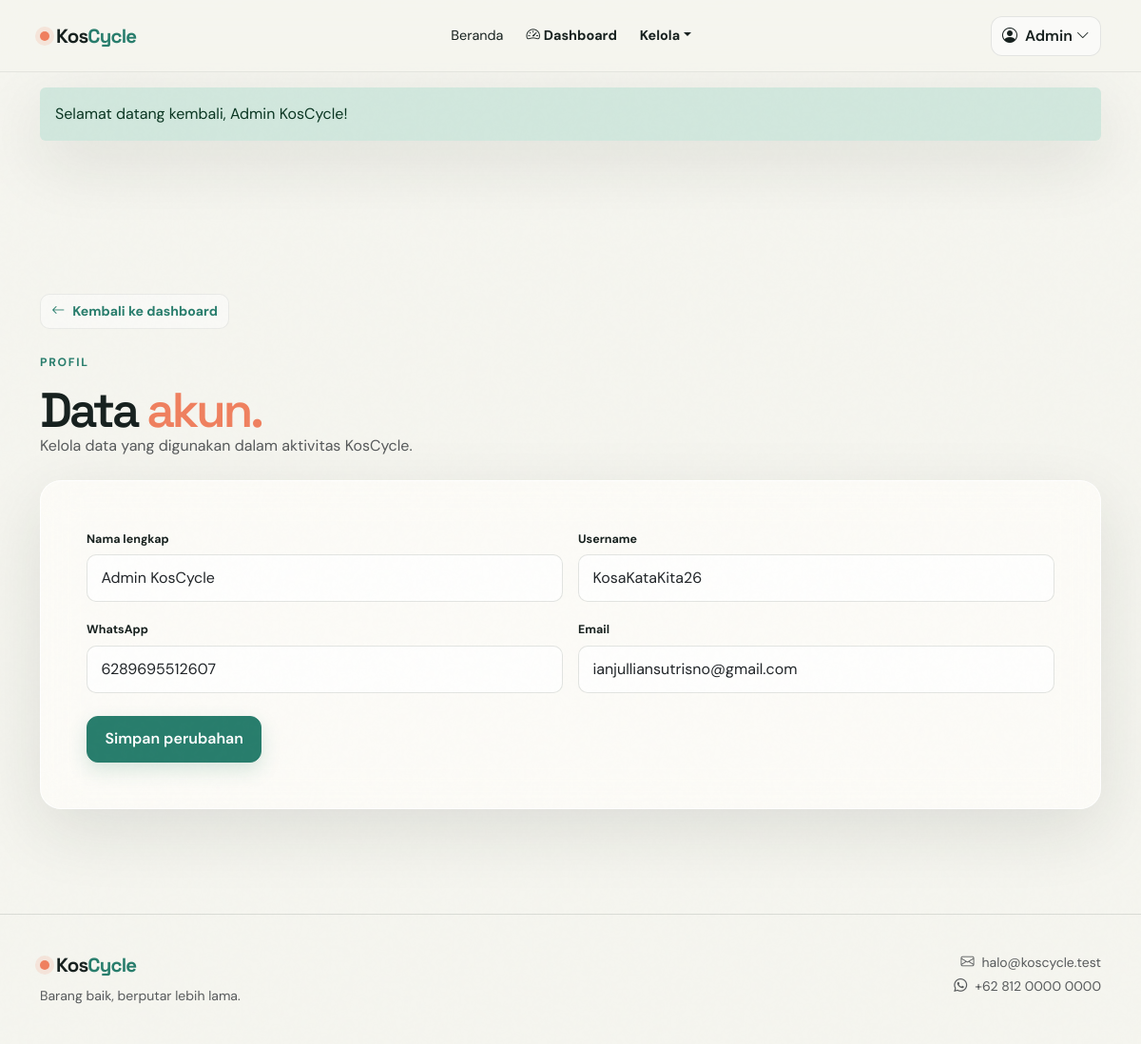
The page /pages/profile.php (signed in) on the database its author committed.
### tables this page shows
CREATE TABLE users (
  id BIGINT UNSIGNED AUTO_INCREMENT PRIMARY KEY,
  full_name VARCHAR(120) NOT NULL,
  username VARCHAR(30) NOT NULL UNIQUE,
  whatsapp VARCHAR(20) NOT NULL,
  email VARCHAR(190) NOT NULL UNIQUE,
  password_hash VARCHAR(255) NOT NULL,
  role ENUM('customer','seller','admin') NOT NULL DEFAULT 'customer',
  otp_code VARCHAR(10) NULL,
  otp_expiry DATETIME NULL,
  is_verified TINYINT(1) NOT NULL DEFAULT 0,
  status ENUM('active','inactive','suspended') NOT NULL DEFAULT 'active',
  created_at TIMESTAMP NOT NULL DEFAULT CURRENT_TIMESTAMP,
  updated_at TIMESTAMP NOT NULL DEFAULT CURRENT_TIMESTAMP ON UPDATE CURRENT_TIMESTAMP
);

### includes/functions.php (called while the page is built, shortened)
<?php
require_once __DIR__ . '/../config/database.php';
function e(?string $value): string
{
    return htmlspecialchars($value ?? '', ENT_QUOTES, 'UTF-8');
}
function page_url(string $page, array $params = []): string
{
    $query = array_merge(['page' => $page], $params);
    return APP_URL . '/?' . http_build_query($query);
}
function flash(string $key, ?string $message = null): ?string
{
    $value = $_SESSION['flash'][$key] ?? null;
    return is_string($value) ? $value : null;
}

### config/database.php (called while the page is built, shortened)
<?php
function db(): PDO
{
    static $pdo = null;
    if ($pdo === null) {
        $dsn = 'mysql:host=' . DB_HOST . ';dbname=' . DB_NAME . ';charset=utf8mb4';
        $pdo = new PDO($dsn, DB_USER, DB_PASS, [
            PDO::ATTR_ERRMODE => PDO::ERRMODE_EXCEPTION,
            PDO::ATTR_DEFAULT_FETCH_MODE => PDO::FETCH_ASSOC,
            PDO::ATTR_EMULATE_PREPARES => false,
        ]);
    }
    return $pdo;
}

### includes/auth.php (called while the page is built, shortened)
<?php
require_once __DIR__ . '/functions.php';
require_once __DIR__ . '/ui.php';
function current_user(): ?array
{
    static $loaded = false;
    static $user = null;
    if (!$loaded) {
        $loaded = true;
        $stmt = db()->prepare(
            'SELECT id, full_name, username, whatsapp, email, role, status, created_at
             FROM users WHERE id = ? AND status = "active" LIMIT 1'
        );
        $stmt->execute([(int) $_SESSION['user_id']]);
        $user = $stmt->fetch() ?: null;
    }
    return $user;
}
function require_auth(): void
{
    if (!current_user()) {
        flash('error', 'Silakan login terlebih dahulu untuk melanjutkan.');
        redirect(page_url('login'));
    }
}

### pages/profile.php (the view, shortened to what this page needs)
<?php
require_once __DIR__.'/../includes/authorization.php';require_auth();require_once __DIR__.'/../includes/Repositories/UserRepository.php';
$repo=new UserRepository();$user=current_user();$errors=[];
$pageTitle='Profil';require __DIR__.'/../includes/header.php';
?><section class="section-padding page-section"><div class="container"><div class="page-toolbar"><?=back_link(dashboard_page_for_role($user['role']),'Kembali ke dashboard')?></div><div class="section-heading mb-4"><span class="eyebrow">Profil</span><h2>Data <em>akun.</em></h2><p class="text-muted">Kelola data yang digunakan dalam aktivitas KosCycle.</p></div><div class="glass-card p-4 p-lg-5"><?php if($errors):?><div class="alert alert-danger"><?=implode('<br>',array_map('e',$errors))?></div><?php endif;?><form method="post"><input type="hidden" name="csrf_token" value="<?=e(csrf_token())?>"><div class="row g-3"><div class="col-md-6"><label class="form-label">Nama lengkap</label><input class="form-control" name="full_name" value="<?=e($user['full_name'])?>"></div><div class="col-md-6"><label class="form-label">Username</label><input class="form-control" name="username" value="<?=e($user['username'])?>"></div><div class="col-md-6"><label class="form-label">WhatsApp</label><input class="form-control" name="whatsapp" value="<?=e($user['whatsapp'])?>"></div><div class="col-md-6"><label class="form-label">Email</label><input class="form-control" type="email" name="email" value="<?=e($user['email'])?>"></div></div><button class="btn btn-primary mt-4">Simpan perubahan</button></form></div></div></section><?php require __DIR__.'/../includes/footer.php'; ?>

### includes/header.php (shortened to what this page needs)
<?php
require_once __DIR__ . '/auth.php';
require_once __DIR__ . '/ui.php';
$user = current_user();
$role = $user['role'] ?? null;
$dashboardPage = dashboard_page_for_role($role);
?>
<!doctype html>
<html lang="id">
<head>
<link href="https://cdn.jsdelivr.net/npm/bootstrap@5.3.3/dist/css/bootstrap.min.css" rel="stylesheet"><link href="https://cdn.jsdelivr.net/npm/bootstrap-icons@1.11.3/font/bootstrap-icons.min.css" rel="stylesheet">
<link href="<?= e(APP_URL) ?>/assets/css/app.css" rel="stylesheet"><link href="<?= e(APP_URL) ?>/assets/css/refinements.css" rel="stylesheet"><link href="<?= e(APP_URL) ?>/assets/css/dashboard-fixes.css" rel="stylesheet">
</head>
<body>
<div class="site-noise"></div>
<nav class="navbar navbar-expand-lg fixed-top glass-nav"><div class="container">
<a class="navbar-brand brand-mark" href="<?= e(APP_URL) ?>/"><span class="brand-dot"></span>Kos<span>Cycle</span></a>
<div class="collapse navbar-collapse" id="mainNav">
<ul class="navbar-nav mx-auto gap-lg-2 align-items-lg-center">
<li class="nav-item"><a class="nav-link" href="<?= e(APP_URL) ?>/">Beranda</a></li>
<?php if ($role): ?>
<li class="nav-item"><a class="nav-link nav-link-strong" href="<?= e(page_url($dashboardPage)) ?>"><i class="bi bi-speedometer2 me-1"></i>Dashboard</a></li>
<?php if ($role === 'customer'): ?><li class="nav-item"><a class="nav-link" href="<?= e(page_url('orders')) ?>">Pesanan</a></li><?php elseif ($role === 'seller'): ?><li class="nav-item"><a class="nav-link" href="<?= e(page_url('seller-products')) ?>">Produk saya</a></li><li class="nav-item"><a class="nav-link" href="<?= e(page_url('seller-orders')) ?>">Pesanan</a></li><?php else: ?>
<li class="nav-item dropdown"><a class="nav-link dropdown-toggle nav-link-strong" href="#" role="button" data-bs-toggle="dropdown">Kelola</a></li><?php endif; ?>
<?php endif; ?></ul>
<div class="d-flex align-items-center gap-2 nav-actions"><?php if ($user): ?><div class="dropdown"><button class="user-nav-btn" type="button" data-bs-toggle="dropdown" aria-expanded="false"><i class="bi bi-person-circle me-2"></i><span class="d-none d-sm-inline"><?= e(explode(' ', $user['full_name'])[0]) ?></span><i class="bi bi-chevron-down ms-1 small"></i></button></div><?php else: ?><a class="nav-link d-none d-sm-inline" href="<?= e(page_url('login')) ?>">Masuk</a><a class="btn btn-primary btn-sm" href="<?= e(page_url('register')) ?>">Daftar gratis <i class="bi bi-arrow-up-right ms-1"></i></a><?php endif; ?></div>
</div></div></nav><main>
<?php if ($message = flash('success')): ?><div class="container flash-wrap"><div class="alert alert-success glass-alert"><?= e($message) ?></div></div><?php endif; ?>

### assets/css/app.css (style rules this page uses)
:root { --ink:#17211f;--muted:#6f7e79;--cream:#f5f5ef;--paper:#fffefa;--mint:#a8d8c8;--teal:#287d6c;--coral:#ef805f;--line:rgba(23,33,31,.12);--shadow:0 22px 70px rgba(23,33,31,.11) }
* { box-sizing:border-box }
html { scroll-behavior:smooth }
body { background:var(--cream);color:var(--ink);font-family:'DM Sans',sans-serif;overflow-x:hidden }
.site-noise { position:fixed;inset:0;opacity:.035;pointer-events:none;z-index:10;}
.glass-nav { background:rgba(245,245,239,.78);backdrop-filter:blur(18px);border-bottom:1px solid rgba(23,33,31,.08);height:76px }
.brand-mark { font:700 1.28rem 'Space Grotesk',sans-serif;letter-spacing:-.04em;color:var(--ink);text-decoration:none }
.brand-mark>span:last-child { color:var(--teal) }
.brand-dot { display:inline-block;width:10px;height:10px;background:var(--coral);border-radius:50%;margin:0 7px 2px 0;box-shadow:0 0 0 5px rgba(239,128,95,.15) }
.nav-link { color:var(--ink);font-size:.9rem }
.btn { border-radius:12px;font-weight:600;padding:.7rem 1.15rem }
.btn-primary { background:var(--teal);border-color:var(--teal);box-shadow:0 8px 20px rgba(40,125,108,.18) }
.eyebrow { font-size:.76rem;text-transform:uppercase;letter-spacing:.14em;font-weight:700;color:var(--teal);display:inline-flex;align-items:center;gap:7px }
.hero-copy h1 em,.auth-intro h1 em,h2 em { font-style:normal;color:var(--coral) }
.glass-card { background:rgba(255,254,250,.72);border:1px solid rgba(255,255,255,.85);box-shadow:var(--shadow);backdrop-filter:blur(20px);border-radius:22px }
.section-padding { padding:110px 0 }
.section-heading h2,.process-section h2 { font:600 3.2rem/1 'Space Grotesk';letter-spacing:-.06em;margin:14px 0 0 }
.form-label { font-size:.78rem;font-weight:700;margin-bottom:7px }
.form-control { background:rgba(255,255,255,.68);border:1px solid var(--line);border-radius:10px;padding:.75rem .9rem }
.flash-wrap { padding-top:92px;position:relative;z-index:2 }
.glass-alert { border:0;box-shadow:var(--shadow) }

### assets/css/refinements.css (style rules this page uses)
.nav-actions { gap:1rem!important }

### assets/css/dashboard-fixes.css (style rules this page uses)
.user-nav-btn { border:1px solid rgba(23,33,31,.10);background:rgba(255,255,255,.55);color:var(--ink);border-radius:12px;padding:.5rem .7rem;font-weight:600 }
.page-section { padding-top:145px }
.page-toolbar { margin-bottom:22px }
.nav-link-strong { font-weight:700 }
.page-toolbar { min-height:26px }
.page-toolbar { position: relative; z-index: 1; }

### rows shown on the page
users: full_name "Admin", full_name "Admin KosCycle", username "KosaKataKita26", whatsapp "6289695512607", email "ianjulliansutrisno@gmail.com"

### other values the page prints
$message "Selamat datang kembali, Admin KosCycle!"
$label "Kembali ke dashboard"
